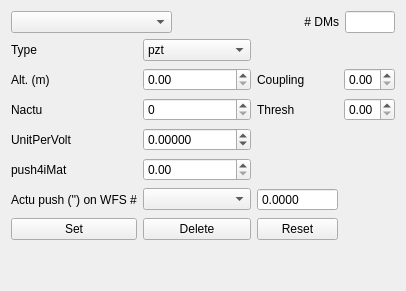
       <widget class="QWidget" name="tab_3">
        <attribute name="title">
         <string>DM</string>
        </attribute>
        <layout class="QVBoxLayout" name="verticalLayout_12">
         <item>
          <layout class="QVBoxLayout" name="verticalLayout_13">
           <item>
            <layout class="QHBoxLayout" name="horizontalLayout_9">
             <item>
              <widget class="QComboBox" name="wao_selectDM"/>
             </item>
             <item>
              <widget class="QLabel" name="label_42">
               <property name="text">
                <string># DMs</string>
               </property>
               <property name="alignment">
                <set>Qt::AlignRight|Qt::AlignTrailing|Qt::AlignVCenter</set>
               </property>
              </widget>
             </item>
             <item>
              <widget class="QLineEdit" name="wao_numberofDMs">
               <property name="maximumSize">
                <size>
                 <width>50</width>
                 <height>16777215</height>
                </size>
               </property>
               <property name="readOnly">
                <bool>true</bool>
               </property>
              </widget>
             </item>
            </layout>
           </item>
           <item>
            <layout class="QGridLayout" name="gridLayout_5">
             <property name="verticalSpacing">
              <number>7</number>
             </property>
             <item row="1" column="0">
              <widget class="QLabel" name="label_36">
               <property name="text">
                <string>Alt. (m)</string>
               </property>
              </widget>
             </item>
             <item row="1" column="3">
              <widget class="QDoubleSpinBox" name="wao_dmCoupling">
               <property name="maximum">
                <double>1.000000000000000</double>
               </property>
               <property name="singleStep">
                <double>0.100000000000000</double>
               </property>
              </widget>
             </item>
             <item row="2" column="1">
              <widget class="QSpinBox" name="wao_dmNactu">
               <property name="maximum">
                <number>1000</number>
               </property>
              </widget>
             </item>
             <item row="6" column="2">
              <widget class="QPushButton" name="wao_resetDM">
               <property name="text">
                <string>Reset</string>
               </property>
              </widget>
             </item>
             <item row="6" column="1">
              <widget class="QPushButton" name="pushButton_13">
               <property name="text">
                <string>Delete</string>
               </property>
              </widget>
             </item>
             <item row="1" column="2">
              <widget class="QLabel" name="label_38">
               <property name="text">
                <string>Coupling</string>
               </property>
              </widget>
             </item>
             <item row="0" column="1">
              <widget class="QComboBox" name="wao_dmTypeSelector">
               <item>
                <property name="text">
                 <string>pzt</string>
                </property>
               </item>
               <item>
                <property name="text">
                 <string>tt</string>
                </property>
               </item>
               <item>
                <property name="text">
                 <string>kl</string>
                </property>
               </item>
              </widget>
             </item>
             <item row="3" column="0">
              <widget class="QLabel" name="label_40">
               <property name="text">
                <string>UnitPerVolt</string>
               </property>
              </widget>
             </item>
             <item row="0" column="0">
              <widget class="QLabel" name="label_35">
               <property name="text">
                <string>Type</string>
               </property>
              </widget>
             </item>
             <item row="2" column="0">
              <widget class="QLabel" name="label_37">
               <property name="text">
                <string>Nactu</string>
               </property>
              </widget>
             </item>
             <item row="2" column="3">
              <widget class="QDoubleSpinBox" name="wao_dmThresh">
               <property name="maximum">
                <double>1.000000000000000</double>
               </property>
               <property name="singleStep">
                <double>0.100000000000000</double>
               </property>
              </widget>
             </item>
             <item row="3" column="1">
              <widget class="QDoubleSpinBox" name="wao_dmUnitPerVolt">
               <property name="decimals">
                <number>5</number>
               </property>
               <property name="minimum">
                <double>-100000.000000000000000</double>
               </property>
               <property name="maximum">
                <double>100000.990000000005239</double>
               </property>
              </widget>
             </item>
             <item row="1" column="1">
              <widget class="QDoubleSpinBox" name="wao_dmAlt">
               <property name="maximum">
                <double>100000.990000000005239</double>
               </property>
               <property name="singleStep">
                <double>100.000000000000000</double>
               </property>
              </widget>
             </item>
             <item row="6" column="0">
              <widget class="QPushButton" name="wao_setDM">
               <property name="text">
                <string>Set</string>
               </property>
              </widget>
             </item>
             <item row="2" column="2">
              <widget class="QLabel" name="label_39">
               <property name="text">
                <string>Thresh</string>
               </property>
              </widget>
             </item>
             <item row="4" column="1">
              <widget class="QDoubleSpinBox" name="wao_dmpush4iMat">
               <property name="minimum">
                <double>0.000000000000000</double>
               </property>
               <property name="maximum">
                <double>100000000.989999994635582</double>
               </property>
              </widget>
             </item>
             <item row="5" column="1">
              <widget class="QComboBox" name="wao_dmActuPushArcSecNumWFS"/>
             </item>
             <item row="5" column="0">
              <widget class="QLabel" name="label_62">
               <property name="text">
                <string>Actu push ('') on WFS #</string>
               </property>
              </widget>
             </item>
             <item row="4" column="0">
              <widget class="QLabel" name="label_64">
               <property name="text">
                <string>push4iMat</string>
               </property>
              </widget>
             </item>
             <item row="5" column="2">
              <widget class="QDoubleSpinBox" name="wao_dmActPushArcsec">
               <property name="readOnly">
                <bool>true</bool>
               </property>
               <property name="buttonSymbols">
                <enum>QAbstractSpinBox::NoButtons</enum>
               </property>
               <property name="decimals">
                <number>4</number>
               </property>
               <property name="maximum">
                <double>10000000.000000000000000</double>
               </property>
               <property name="singleStep">
                <double>0.100000000000000</double>
               </property>
              </widget>
             </item>
            </layout>
           </item>
           <item>
            <spacer name="verticalSpacer">
             <property name="orientation">
              <enum>Qt::Vertical</enum>
             </property>
             <property name="sizeHint" stdset="0">
              <size>
               <width>20</width>
               <height>40</height>
              </size>
             </property>
            </spacer>
           </item>
          </layout>
         </item>
        </layout>
       </widget>
